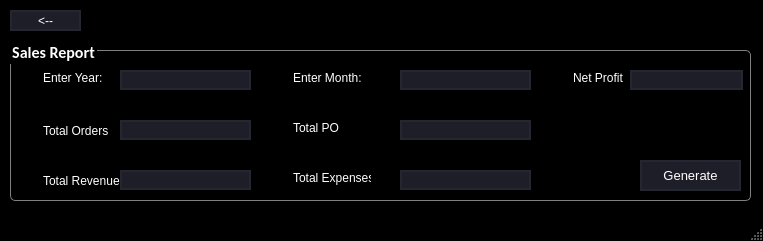
<?xml version="1.0" encoding="UTF-8"?>
<ui version="4.0">
 <class>MainWindow</class>
 <widget class="QMainWindow" name="MainWindow">
  <property name="geometry">
   <rect>
    <x>0</x>
    <y>0</y>
    <width>763</width>
    <height>241</height>
   </rect>
  </property>
  <property name="windowTitle">
   <string>MainWindow</string>
  </property>
  <property name="styleSheet">
   <string notr="true">QMainWindow{
	background-color: rgb(0,0,0);
}

QMenuBar{
background-color: rgb(0,0,0);
}</string>
  </property>
  <widget class="QWidget" name="centralwidget">
   <widget class="QGroupBox" name="groupBox">
    <property name="geometry">
     <rect>
      <x>10</x>
      <y>40</y>
      <width>741</width>
      <height>161</height>
     </rect>
    </property>
    <property name="font">
     <font>
      <family>Calibri</family>
      <pointsize>12</pointsize>
      <weight>75</weight>
      <bold>true</bold>
     </font>
    </property>
    <property name="styleSheet">
     <string notr="true">QGroupBox {
    border: 1px solid gray;
    border-radius: 5px;
    margin-top: 10px;
}

QGroupBox::title {
    color: white; /* Change this to the color you want */
}

QLabel{
	color: #FFF;
	padding-left: 20px;
	padding-right: 10px;
}</string>
    </property>
    <property name="title">
     <string>Sales Report</string>
    </property>
    <widget class="QLabel" name="label">
     <property name="geometry">
      <rect>
       <x>10</x>
       <y>30</y>
       <width>101</width>
       <height>16</height>
      </rect>
     </property>
     <property name="text">
      <string>Enter Year:</string>
     </property>
    </widget>
    <widget class="QLineEdit" name="yearEdit">
     <property name="geometry">
      <rect>
       <x>110</x>
       <y>30</y>
       <width>131</width>
       <height>20</height>
      </rect>
     </property>
     <property name="styleSheet">
      <string notr="true">QLineEdit{
	border: 2px solid rgb(37, 39, 48);
	border-radius: 100px;
	color: #FFF;
	background-color: rgb(30, 30, 40);

}

QLineEdit:hover{
	border: 2px solid rgb(53, 53, 71)
}

QLineEdit: focus{
	border: 2px solid rgb(85, 170, 255);
}</string>
     </property>
    </widget>
    <widget class="QLabel" name="label_2">
     <property name="geometry">
      <rect>
       <x>260</x>
       <y>30</y>
       <width>121</width>
       <height>16</height>
      </rect>
     </property>
     <property name="text">
      <string>Enter Month:</string>
     </property>
    </widget>
    <widget class="QLineEdit" name="monthEdit">
     <property name="geometry">
      <rect>
       <x>390</x>
       <y>30</y>
       <width>131</width>
       <height>20</height>
      </rect>
     </property>
     <property name="styleSheet">
      <string notr="true">QLineEdit{
	border: 2px solid rgb(37, 39, 48);
	border-radius: 100px;
	color: #FFF;
	background-color: rgb(30, 30, 40);

}

QLineEdit:hover{
	border: 2px solid rgb(53, 53, 71)
}

QLineEdit: focus{
	border: 2px solid rgb(85, 170, 255);
}</string>
     </property>
    </widget>
    <widget class="QPushButton" name="generateButton">
     <property name="geometry">
      <rect>
       <x>630</x>
       <y>120</y>
       <width>101</width>
       <height>31</height>
      </rect>
     </property>
     <property name="font">
      <font>
       <pointsize>10</pointsize>
      </font>
     </property>
     <property name="styleSheet">
      <string notr="true">QPushButton{
	border: 2px solid rgb(37, 39, 48);
	border-radius: 100px;
	color: #FFF;
	background-color: rgb(30, 30, 40);
	
}

QPushButton:hover{
	border: 2px solid rgb(53, 53, 71)
}</string>
     </property>
     <property name="text">
      <string>Generate</string>
     </property>
    </widget>
    <widget class="QLineEdit" name="ordersEdit">
     <property name="geometry">
      <rect>
       <x>110</x>
       <y>80</y>
       <width>131</width>
       <height>20</height>
      </rect>
     </property>
     <property name="styleSheet">
      <string notr="true">QLineEdit{
	border: 2px solid rgb(37, 39, 48);
	border-radius: 100px;
	color: #FFF;
	background-color: rgb(30, 30, 40);

}

QLineEdit:hover{
	border: 2px solid rgb(53, 53, 71)
}

QLineEdit: focus{
	border: 2px solid rgb(85, 170, 255);
}</string>
     </property>
    </widget>
    <widget class="QLineEdit" name="revenueEdit">
     <property name="geometry">
      <rect>
       <x>110</x>
       <y>130</y>
       <width>131</width>
       <height>20</height>
      </rect>
     </property>
     <property name="styleSheet">
      <string notr="true">QLineEdit{
	border: 2px solid rgb(37, 39, 48);
	border-radius: 100px;
	color: #FFF;
	background-color: rgb(30, 30, 40);

}

QLineEdit:hover{
	border: 2px solid rgb(53, 53, 71)
}

QLineEdit: focus{
	border: 2px solid rgb(85, 170, 255);
}</string>
     </property>
    </widget>
    <widget class="QLineEdit" name="poEdit">
     <property name="geometry">
      <rect>
       <x>390</x>
       <y>80</y>
       <width>131</width>
       <height>20</height>
      </rect>
     </property>
     <property name="styleSheet">
      <string notr="true">QLineEdit{
	border: 2px solid rgb(37, 39, 48);
	border-radius: 100px;
	color: #FFF;
	background-color: rgb(30, 30, 40);

}

QLineEdit:hover{
	border: 2px solid rgb(53, 53, 71)
}

QLineEdit: focus{
	border: 2px solid rgb(85, 170, 255);
}</string>
     </property>
    </widget>
    <widget class="QLineEdit" name="expensesEdit">
     <property name="geometry">
      <rect>
       <x>390</x>
       <y>130</y>
       <width>131</width>
       <height>20</height>
      </rect>
     </property>
     <property name="styleSheet">
      <string notr="true">QLineEdit{
	border: 2px solid rgb(37, 39, 48);
	border-radius: 100px;
	color: #FFF;
	background-color: rgb(30, 30, 40);

}

QLineEdit:hover{
	border: 2px solid rgb(53, 53, 71)
}

QLineEdit: focus{
	border: 2px solid rgb(85, 170, 255);
}</string>
     </property>
    </widget>
    <widget class="QLineEdit" name="netProfitEdit">
     <property name="geometry">
      <rect>
       <x>620</x>
       <y>30</y>
       <width>113</width>
       <height>20</height>
      </rect>
     </property>
     <property name="styleSheet">
      <string notr="true">QLineEdit{
	border: 2px solid rgb(37, 39, 48);
	border-radius: 100px;
	color: #FFF;
	background-color: rgb(30, 30, 40);

}

QLineEdit:hover{
	border: 2px solid rgb(53, 53, 71)
}

QLineEdit: focus{
	border: 2px solid rgb(85, 170, 255);
}</string>
     </property>
    </widget>
    <widget class="QLabel" name="label_3">
     <property name="geometry">
      <rect>
       <x>10</x>
       <y>80</y>
       <width>111</width>
       <height>21</height>
      </rect>
     </property>
     <property name="text">
      <string>Total Orders</string>
     </property>
    </widget>
    <widget class="QLabel" name="label_4">
     <property name="geometry">
      <rect>
       <x>10</x>
       <y>130</y>
       <width>111</width>
       <height>21</height>
      </rect>
     </property>
     <property name="text">
      <string>Total Revenue</string>
     </property>
    </widget>
    <widget class="QLabel" name="label_5">
     <property name="geometry">
      <rect>
       <x>260</x>
       <y>80</y>
       <width>111</width>
       <height>16</height>
      </rect>
     </property>
     <property name="text">
      <string>Total PO</string>
     </property>
    </widget>
    <widget class="QLabel" name="label_6">
     <property name="geometry">
      <rect>
       <x>260</x>
       <y>130</y>
       <width>111</width>
       <height>16</height>
      </rect>
     </property>
     <property name="text">
      <string>Total Expenses</string>
     </property>
    </widget>
    <widget class="QLabel" name="label_7">
     <property name="geometry">
      <rect>
       <x>540</x>
       <y>30</y>
       <width>101</width>
       <height>16</height>
      </rect>
     </property>
     <property name="text">
      <string>Net Profit</string>
     </property>
    </widget>
   </widget>
   <widget class="QPushButton" name="exitButton">
    <property name="geometry">
     <rect>
      <x>10</x>
      <y>10</y>
      <width>71</width>
      <height>21</height>
     </rect>
    </property>
    <property name="styleSheet">
     <string notr="true">QPushButton{
	border: 2px solid rgb(37, 39, 48);
	border-radius: 100px;
	color: #FFF;
	background-color: rgb(30, 30, 40);
	
}

QPushButton:hover{
	border: 2px solid rgb(53, 53, 71)
}</string>
    </property>
    <property name="text">
     <string>&lt;--</string>
    </property>
   </widget>
  </widget>
  <widget class="QMenuBar" name="menubar">
   <property name="geometry">
    <rect>
     <x>0</x>
     <y>0</y>
     <width>763</width>
     <height>21</height>
    </rect>
   </property>
  </widget>
  <widget class="QStatusBar" name="statusbar"/>
 </widget>
 <resources/>
 <connections/>
</ui>
